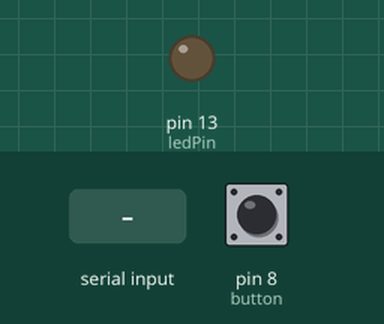
Simulated run of this sketch. Board: Arduino Uno, built with avr-gcc and run on an emulated ATmega328P. Parts: output pins drawn as LEDs (lit = HIGH). The test bench sets the inputs (shaded band); at power-on: pin 8 (button) LOW.

Above: at 1.2 s.
1.3 s: "a" received over Serial
At 2.5 s:
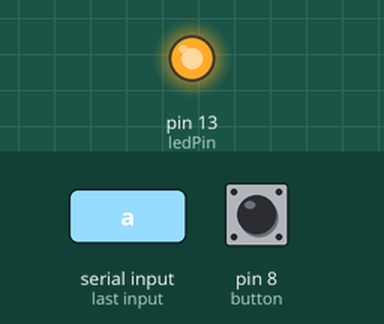
6.9 s: "s" received over Serial
At 8.0 s:
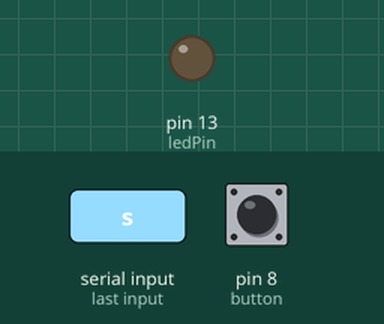
Timing chart, 0 to 9.9 s (numbered marks = the images above; inputs shaded):
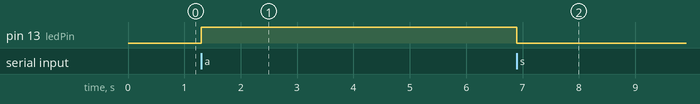

Measured:
- after the input at 1.3 s, pin 13 (ledPin): LOW → HIGH at once
- after the input at 6.9 s, pin 13 (ledPin): HIGH → LOW at once

The sketch:

ch3_listing_3_1.ino
```cpp
//////////////////
//  Arduino sketch for Pro Arduino
//  Chaper 7 Example 1.0
int button = 8 , ledPin = 13 ;                   //pin assignments: push button on pin 13 LED on pin 2
boolean oldState = 0 , newState = 0;             //state change variables
void setup() {
    pinMode(button, INPUT);                      // set pin I/O types
    pinMode(ledPin,OUTPUT);
    Serial.begin(9600);                          //starts serial at baud rate 9600 8N1 No flow control
} // end setup()
void loop() {
    newState = digitalRead(button);         // save curent button state
       if(newState != oldState){            //Test for change in button state
         if (newState  == true)             // For button press send the h character to the serial
            Serial.print('h');
        if (newState  == false)      // For button release send the l character to the serial
            Serial.print('l');
     }//end if(state0 != state1)
    oldState = newState;          //Save new state to old state for comparison
}//end void loop()
void serialEvent() {
 switch (Serial.read()){
            case 'a': digitalWrite(ledPin, 1);
                 break;
            case 's': digitalWrite(ledPin, 0);
                 break;
 }

}
```
